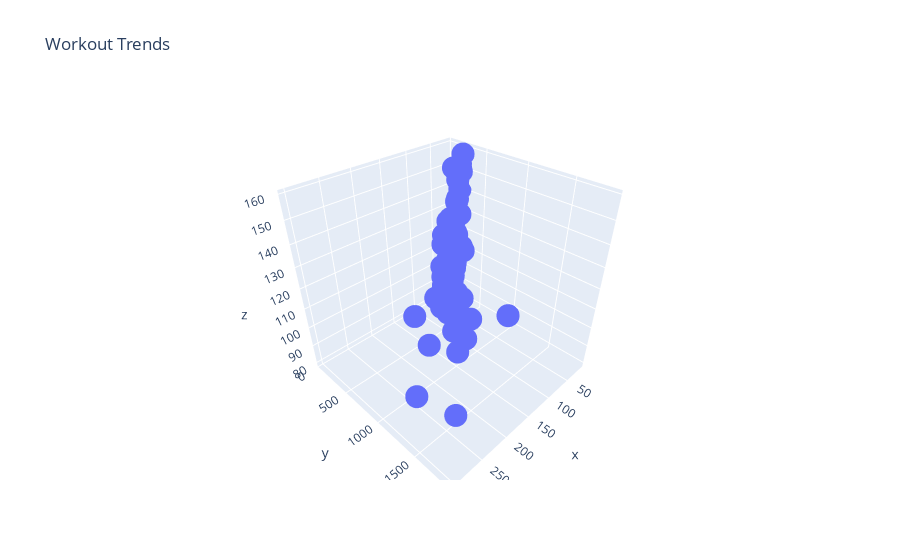

Notebook code cell kept with this figure:
### Code cell
fig = px.scatter_3d(x=df["Duration"], y=df["Calories"], z=df["Pulse"], title="Workout Trends")
fig.show()

### Figure 1 — Plotly figure (JSON) as saved in the notebook; plotly's stock layout.template omitted (floating-point values rounded to 4 significant figures; data arrays with more than 128 entries replaced by an {"elided": "..."} marker saying what was removed)
{"data": [{"hovertemplate": "x=%{x}<br>y=%{y}<br>z=%{z}<extra></extra>", "legendgroup": "", "marker": {"color": "#636efa", "symbol": "circle"}, "mode": "markers", "name": "", "scene": "scene", "showlegend": false, "type": "scatter3d", "x": {"elided": "169 int values"}, "y": {"elided": "169 float values"}, "z": {"elided": "169 int values"}}], "layout": {"legend": {"tracegroupgap": 0}, "scene": {"domain": {"x": [0, 1], "y": [0, 1]}, "xaxis": {"title": {"text": "x"}}, "yaxis": {"title": {"text": "y"}}, "zaxis": {"title": {"text": "z"}}}, "title": {"text": "Workout Trends"}}}
